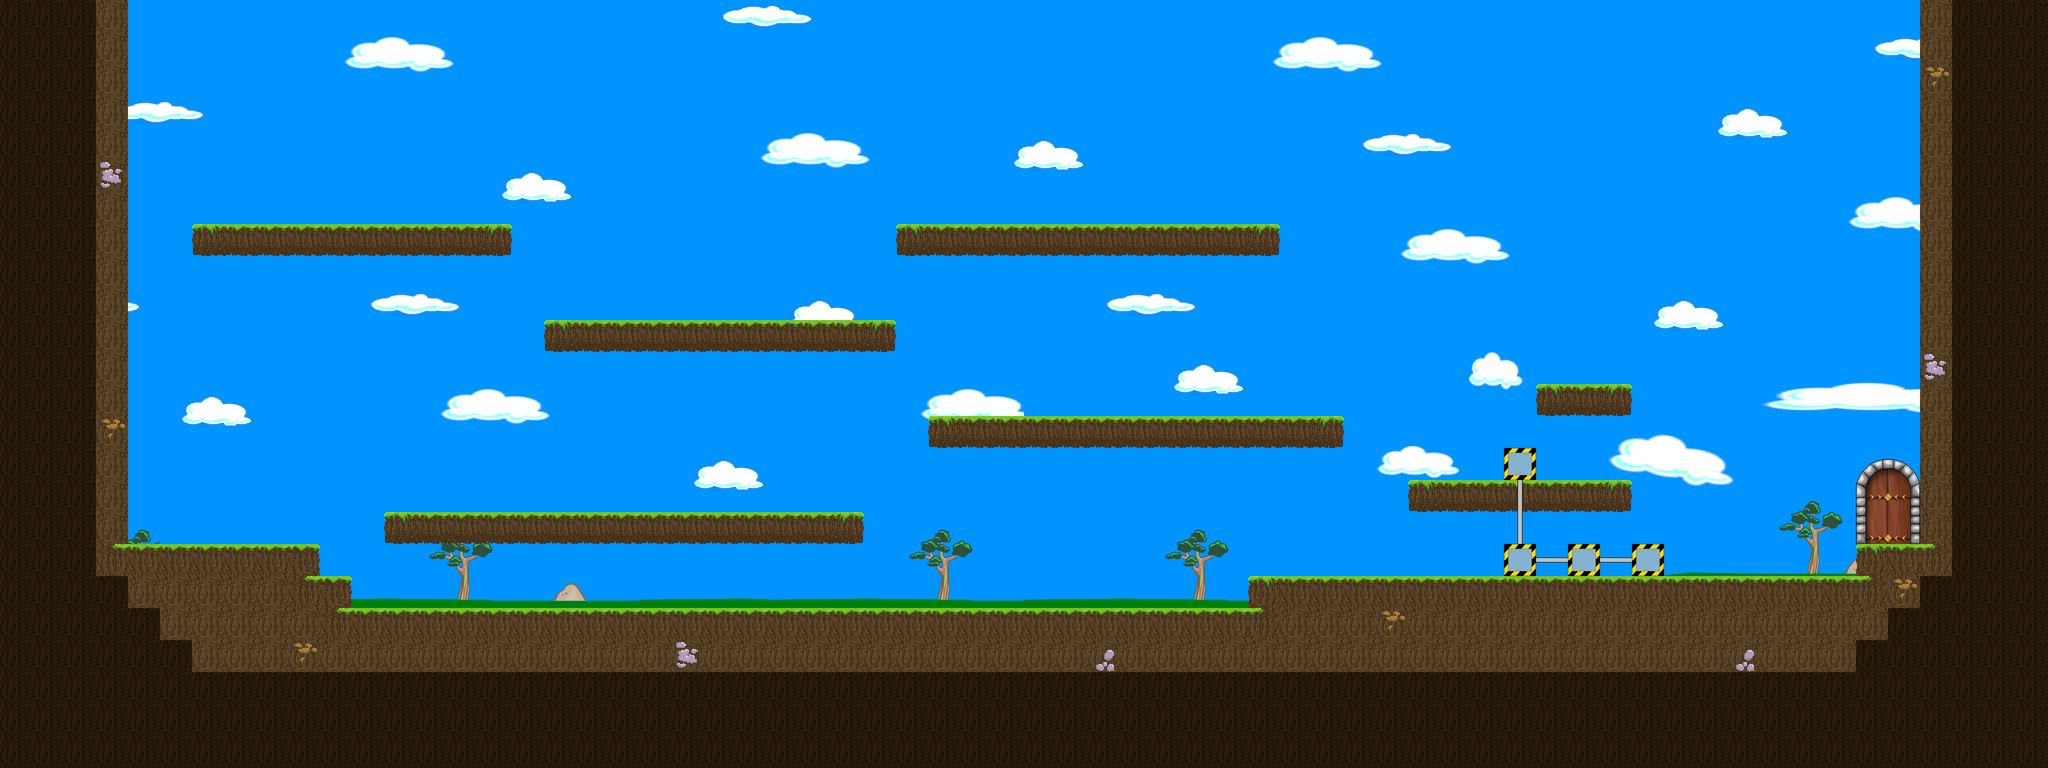

Below is a game level as drawn by its tile map, then a one-line description and the .tmx that defines it (tile-layer data replaced by summaries):
An orthogonal 64x24 tile map with 64x64 px tiles, 7 tile layers (Hintergrund, Laufebene, Open gate, Gate, ...), 7 tilesets.

<map version="1.0" orientation="orthogonal" renderorder="right-down" width="64" height="24" tilewidth="64" tileheight="64">
 <tileset firstgid="1" name="Rohre" tilewidth="64" tileheight="64">
  <image source="../../../desktop/assets/maps/Rohre.png" trans="0000ff" width="256" height="256" />
 </tileset>
 <tileset firstgid="17" name="Maschinen" tilewidth="64" tileheight="64">
  <image source="../../../desktop/assets/maps/Maschinen.png" trans="0000ff" width="256" height="256" />
 </tileset>
 <tileset firstgid="33" name="Metallobjekte" tilewidth="64" tileheight="64">
  <image source="../../../desktop/assets/maps/Metallobjekte.png" trans="0000ff" width="256" height="256" />
 </tileset>
 <tileset firstgid="49" name="Laufebenen" tilewidth="64" tileheight="64">
  <image source="../../../desktop/assets/maps/Laufebenen.png" trans="0000ff" width="256" height="256" />
 </tileset>
 <tileset firstgid="65" name="Ampeln" tilewidth="64" tileheight="64">
  <image source="../../../desktop/assets/maps/Ampeln.png" trans="0000ff" width="128" height="128" />
 </tileset>
 <tileset firstgid="69" name="Hintergrund" tilewidth="64" tileheight="64">
  <image source="../../../desktop/assets/maps/Hintergrund.png" trans="0000ff" width="2048" height="1024" />
 </tileset>
 <tileset firstgid="581" name="gate" tilewidth="64" tileheight="64">
  <image source="../../../desktop/assets/maps/gate.png" trans="0000ff" width="256" height="256" />
 </tileset>
 <layer name="Hintergrund" width="64" height="24">
  <data>[1536 cells, 1536 non-empty, 501 distinct tile ids]</data>
 </layer>
 <layer name="Laufebene" width="64" height="24">
  <data>[1536 cells, 635 non-empty, 29 distinct tile ids]</data>
 </layer>
 <layer name="Open gate" width="64" height="24">
  <data>[1536 cells, 6 non-empty, 6 distinct tile ids]</data>
 </layer>
 <layer name="Gate" width="64" height="24">
  <data>[1536 cells, 6 non-empty, 6 distinct tile ids]</data>
 </layer>
 <layer name="Pipes" width="64" height="24">
  <data>[1536 cells, 4 non-empty, 2 distinct tile ids]</data>
 </layer>
 <layer name="Ablagen" width="64" height="24">
  <data>[1536 cells, 4 non-empty, 1 distinct tile ids]</data>
 </layer>
 <layer name="Objektebene" width="64" height="24">
  <data>[1536 cells, 0 non-empty, 0 distinct tile ids]</data>
 </layer>
</map>
